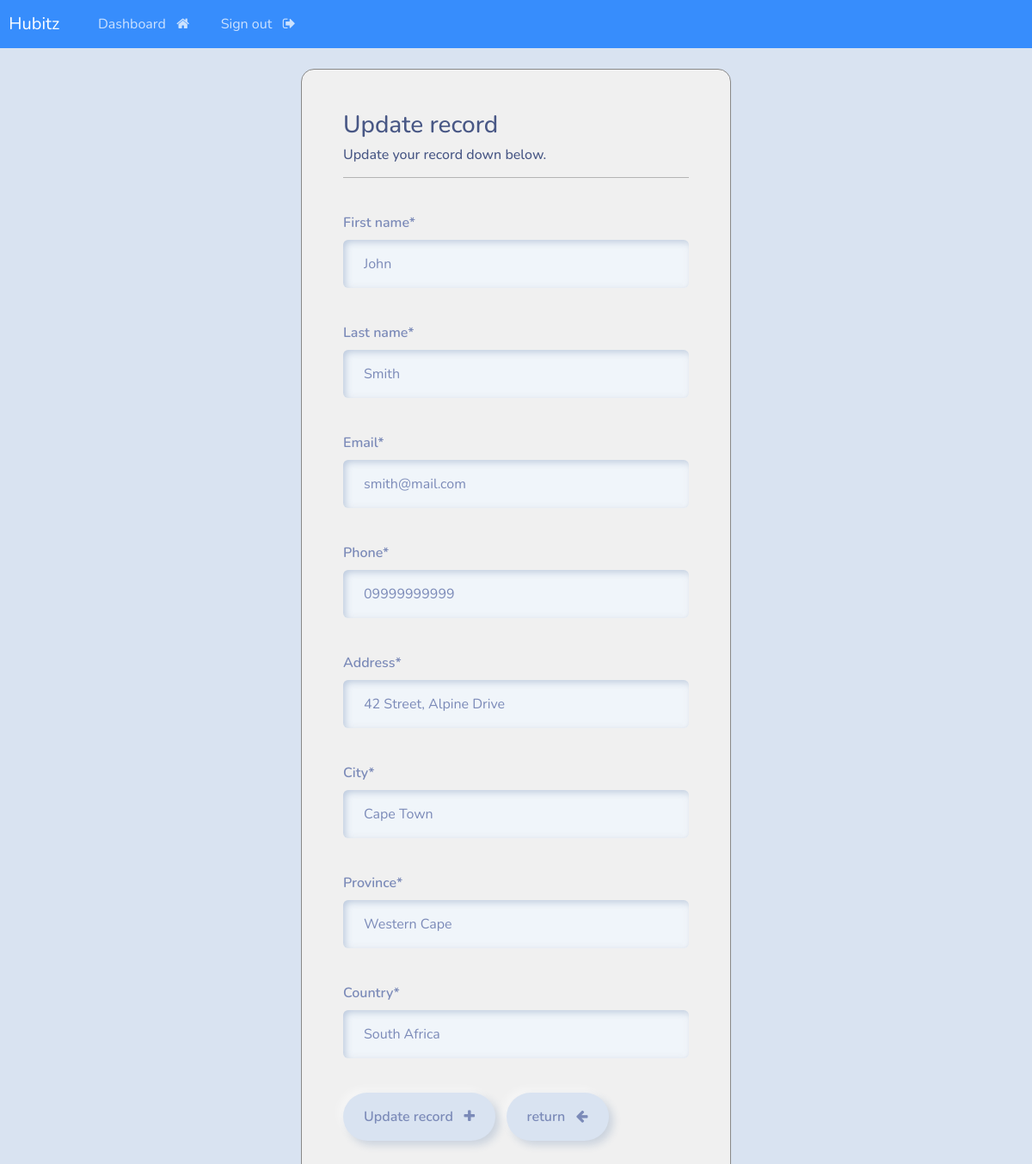
The app's page /update-record/1 (signed in) with its own data.
### webapp/models.py (models this page shows, shortened)
class Record(models.Model):
    creation_date = models.DateTimeField(auto_now_add=True)
    first_name = models.CharField(max_length=100)
    last_name = models.CharField(max_length=100)
    email = models.CharField(max_length=225)
    phone = models.CharField(max_length=20)
    address = models.CharField(max_length=300)
    city = models.CharField(max_length=255)
    province = models.CharField(max_length=200)
    country = models.CharField(max_length=125)

### webapp/views.py (the view)
# urls.py: path('update-record/<int:pk>', views.update_record, name="update-record"),
@login_required(login_url='my-login')
def update_record(request, pk):
    record = Record.objects.get(id=pk)
    form = UpdateRecordForm(instance=record)
    if request.method == 'POST':
        form = UpdateRecordForm(request.POST, instance=record)
        if form.is_valid():
            form.save()
            messages.success(request, "Your record was updated successfully!")
            return redirect("dashboard")
    context = {'form':form}
    return render(request, 'webapp/update-record.html', context=context)

### webapp/forms.py
class UpdateRecordForm(forms.ModelForm):
    class Meta:
        model = Record
        fields = ['first_name', 'last_name', 'email', 'phone', 'address', 'city', 'province', 'country']

### webapp/templates/webapp/update-record.html (shortened to what this page needs)
{% extends 'webapp/base.html' %}
{% load crispy_forms_tags %}
{% block content %}
<body>
    <div class="container big-light shadow-md p-5 form-layout">
        <h3> Update record </h3>
        <h6> Update your record down below. </h6>
        <hr class="w-90 mx-auto my-3" style="border-top: 1px solid #000;">
        <br>
        <form method="POST" autocomplete="off">
            {{form.first_name|as_crispy_field}}
            <br>
            {{form.last_name|as_crispy_field}}
            <br>
            {{form.email|as_crispy_field}}
            <br>
            {{form.phone|as_crispy_field}}
            <br>
            {{form.address|as_crispy_field}}
            <br>
            {{form.city|as_crispy_field}}
            <br>
            {{form.province|as_crispy_field}}
            <br>
            {{form.country|as_crispy_field}}
            <br>
            <button type="submit" class="btn btn-info">
                Update record &nbsp; <i class="fa fa-plus" aria-hidden="true"></i>
            </button>
            <a href="{% url 'dashboard' %}" class="btn btn-secondry">
                return &nbsp; <i class="fa fa-arrow-left" aria-hidden="true"></i>
           </a>
        </form>
    </div>
    <br>
</body>
{% endblock%}

### crm/static/css/styles.css (style rules this page uses)
.form-layout { border: 1px solid #888; border-radius: 15px; width: 500px; background-color: #f0f0f0; padding: 20px; }

### records on screen
Record: first_name "John", last_name "Smith", email "smith@mail.com", phone "09999999999", address "42 Street, Alpine Drive", city "Cape Town", province "Western Cape", country "South Africa"
